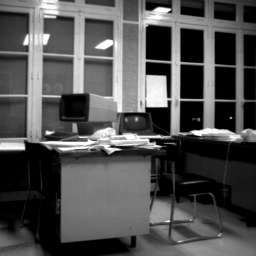
#> input picture Codes/office.png, 256 x 256 px
$ python noisy_image_gen.py
#> lines starting #> are read from the running program, lines starting #| are printed output that depends on the picture
### Codes/noise_addition.py
#Parameters
#----------
#image : ndarray
#    Input image data. Will be converted to float.
#mode : str
#    One of the following strings, selecting the type of noise to add:
#
#    'gauss'     Gaussian-distributed additive noise.
#    'speckle'   Multiplicative noise using out = image + n*image,where
#                n is uniform noise with specified mean & variance.
#    's&p'       Replaces random pixels with 0 or 1.
#    'uniform'
# https://stackoverflow.com/questions/22937589/how-to-add-noise-gaussian-salt-and-pepper-etc-to-image-in-python-with-opencv
# https://datahacker.rs/opencv-common-types-of-noise/
import numpy as np
import random
import os
import cv2
def noisy(noise_typ,image):
   if noise_typ == "gauss":
      image = cv2.cvtColor(image,cv2.COLOR_RGB2GRAY)
      gaussian_noise = np.zeros((image.shape[0], image.shape[1]),dtype=np.uint8)
      cv2.randn(gaussian_noise, 128, 20)
      gaussian_noise = (gaussian_noise*0.5).astype(np.uint8)
      noisy = cv2.add(image,gaussian_noise)
      return noisy
   elif noise_typ == "s&p":
      row,col,ch = image.shape
      s_vs_p = 0.5
      amount = 0.01
      out = np.copy(image)
      # Salt mode
      num_salt = np.ceil(amount * image.size * s_vs_p)
      coords = [np.random.randint(0, i - 1, int(num_salt))
              for i in image.shape]
      out[coords] = 1

      # Pepper mode
      num_pepper = np.ceil(amount* image.size * (1. - s_vs_p))
      coords = [np.random.randint(0, i - 1, int(num_pepper))
              for i in image.shape]
      out[coords] = 0
      return out
   elif noise_typ =="speckle":
      row,col,ch = image.shape
      gauss = np.random.randn(row,col,ch)
      gauss = gauss.reshape(row,col,ch)
      noisy = image + image * gauss
      noisy = np.array(2*noisy, dtype = 'uint8')
      return noisy
   elif noise_typ =="uniform":
      image = cv2.cvtColor(image,cv2.COLOR_RGB2GRAY)
      uniform_noise = np.zeros((image.shape[0], image.shape[1]),dtype=np.uint8)
      cv2.randu(uniform_noise,0,255)
      uniform_noise = (uniform_noise*0.5).astype(np.uint8)
      noisy = cv2.add(image,uniform_noise)
      return noisy

### Codes/noisy_image_gen.py
import cv2
import matplotlib.pyplot as plt
import noise_addition


image_office_dir = 'office.png'
img_office = cv2.imread(image_office_dir)#,cv2.IMREAD_GRAYSCALE)
#> img_office is the input picture: shape (256, 256, 3); min 0, max 255, mean 80.8

plt.figure()
for lc in range(1,5):
    plt.subplot(2,4, lc)
    plt.title('office')
    plt.imshow(img_office)

title = ['a)gauss', 'b)speckle' , 'c)s&p','d)uniform' ]
noise_type = ['gauss', 'speckle' , 's&p','uniform' ]
for lc in range(0,4):
    noisy_img = noise_addition.noisy(noise_type[lc],img_office)
    plt.subplot(2,4,5 + lc )
    plt.title(f'{title[lc]}')
    plt.imshow(noisy_img,cmap='gray', vmin=0, vmax=255)
#> this loop made 4 passes
#> pass 1, in noisy, `noisy = cv2.add(image,gaussian_noise)`:
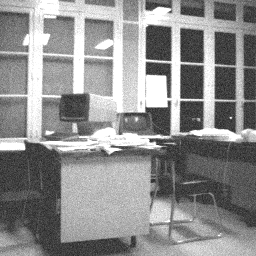
#> noisy: shape (256, 256); min 26, max 255, mean 142.2
#> pass 2, in noisy (call 2), `noisy = image + image * gauss`:
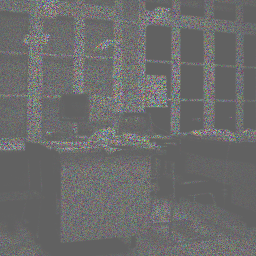
#> noisy: shape (256, 256, 3) float64; mean B, G, R 80.5, 81.4, 81.8; drawn with min black and max white
#> pass 2, in noisy (call 2), `noisy = np.array(2*noisy, dtype = 'uint8')`:
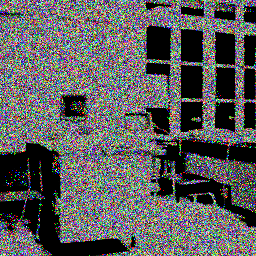
#> noisy: shape (256, 256, 3); mean B, G, R 92.5, 92.3, 92.5

plt.show()
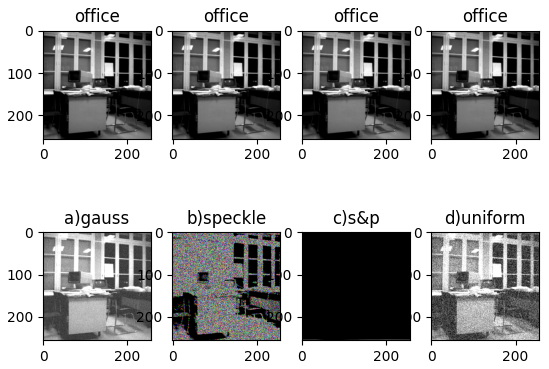
#> figure drawn by matplotlib, 8 panels; B, G, R data is drawn as R, G, B
